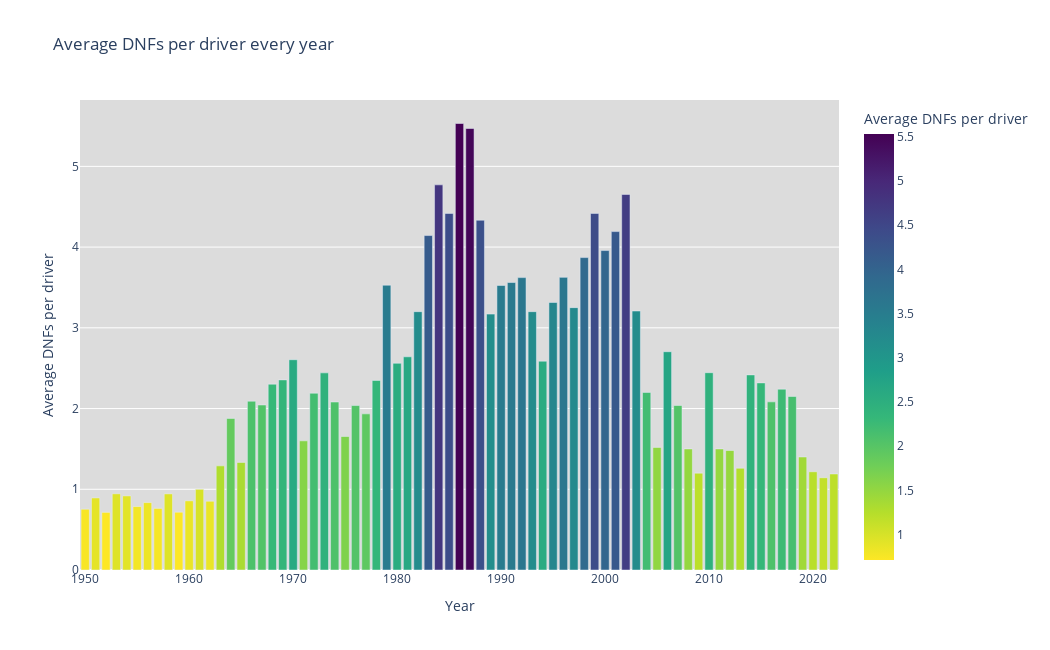

The notebook cell saved with this chart:
### Code cell
fig = px.bar(dnfs_per_year, x = 'year', y = 'dnfPerDriver', title = 'Average DNFs per driver every year', 
             color = 'dnfPerDriver', color_continuous_scale=px.colors.sequential.Viridis[::-1], 
             width=1050, height=650, labels = dict(year = 'Year', dnfPerDriver = 'Average DNFs per driver'))

fig.update_layout(plot_bgcolor='gainsboro')

fig.show()

### Figure 1 — Plotly figure (JSON) as saved in the notebook; plotly's stock layout.template omitted (floating-point values rounded to 4 significant figures)
{"data": [{"alignmentgroup": "True", "hovertemplate": "Year=%{x}<br>Average DNFs per driver=%{marker.color}<extra></extra>", "legendgroup": "", "marker": {"color": [0.753, 0.893, 0.714, 0.944, 0.918, 0.786, 0.835, 0.763, 0.943, 0.716, 0.857, 1, 0.852, 1.29, 1.878, 1.333, 2.091, 2.044, 2.302, 2.355, 2.605, 1.6, 2.19, 2.442, 2.081, 1.654, 2.037, 1.934, 2.348, 3.528, 2.561, 2.641, 3.2, 4.143, 4.771, 4.417, 5.531, 5.469, 4.333, 3.17, 3.525, 3.561, 3.622, 3.2, 2.587, 3.314, 3.625, 3.25, 3.87, 4.417, 3.957, 4.192, 4.652, 3.208, 2.2, 1.519, 2.704, 2.038, 1.5, 1.2, 2.444, 1.5, 1.48, 1.261, 2.417, 2.318, 2.083, 2.24, 2.15, 1.4, 1.217, 1.143, 1.19], "coloraxis": "coloraxis", "pattern": {"shape": ""}}, "name": "", "offsetgroup": "", "orientation": "v", "showlegend": false, "textposition": "auto", "type": "bar", "x": [1950, 1951, 1952, 1953, 1954, 1955, 1956, 1957, 1958, 1959, 1960, 1961, 1962, 1963, 1964, 1965, 1966, 1967, 1968, 1969, 1970, 1971, 1972, 1973, 1974, 1975, 1976, 1977, 1978, 1979, 1980, 1981, 1982, 1983, 1984, 1985, 1986, 1987, 1988, 1989, 1990, 1991, 1992, 1993, 1994, 1995, 1996, 1997, 1998, 1999, 2000, 2001, 2002, 2003, 2004, 2005, 2006, 2007, 2008, 2009, 2010, 2011, 2012, 2013, 2014, 2015, 2016, 2017, 2018, 2019, 2020, 2021, 2022], "xaxis": "x", "y": [0.753, 0.893, 0.714, 0.944, 0.918, 0.786, 0.835, 0.763, 0.943, 0.716, 0.857, 1, 0.852, 1.29, 1.878, 1.333, 2.091, 2.044, 2.302, 2.355, 2.605, 1.6, 2.19, 2.442, 2.081, 1.654, 2.037, 1.934, 2.348, 3.528, 2.561, 2.641, 3.2, 4.143, 4.771, 4.417, 5.531, 5.469, 4.333, 3.17, 3.525, 3.561, 3.622, 3.2, 2.587, 3.314, 3.625, 3.25, 3.87, 4.417, 3.957, 4.192, 4.652, 3.208, 2.2, 1.519, 2.704, 2.038, 1.5, 1.2, 2.444, 1.5, 1.48, 1.261, 2.417, 2.318, 2.083, 2.24, 2.15, 1.4, 1.217, 1.143, 1.19], "yaxis": "y"}], "layout": {"barmode": "relative", "coloraxis": {"colorbar": {"title": {"text": "Average DNFs per driver"}}, "colorscale": [[0, "#fde725"], [0.1111, "#b5de2b"], [0.2222, "#6ece58"], [0.3333, "#35b779"], [0.4444, "#1f9e89"], [0.5556, "#26828e"], [0.6667, "#31688e"], [0.7778, "#3e4989"], [0.8889, "#482878"], [1, "#440154"]]}, "height": 650, "legend": {"tracegroupgap": 0}, "plot_bgcolor": "gainsboro", "title": {"text": "Average DNFs per driver every year"}, "width": 1050, "xaxis": {"anchor": "y", "domain": [0, 1], "title": {"text": "Year"}}, "yaxis": {"anchor": "x", "domain": [0, 1], "title": {"text": "Average DNFs per driver"}}}}
